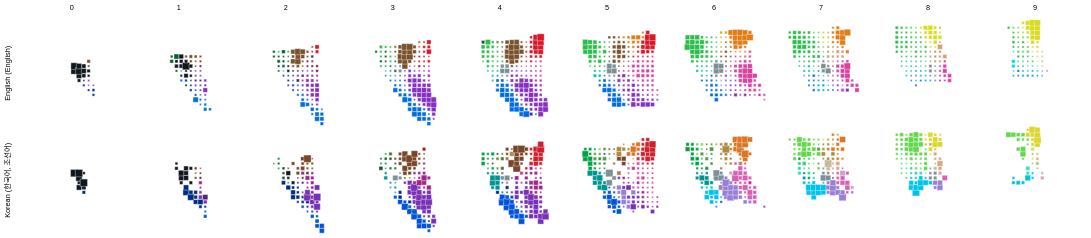

Here is the Vega-Lite specification saved for this chart:
### Vega-Lite specification from a JSON file in a GitHub repository (floating-point values rounded to 4 significant figures; data arrays with more than 128 entries replaced by an {"elided": "..."} marker saying what was removed)
{"$schema": "https://vega.github.io/schema/vega-lite/v3.json", "transform": [{"calculate": "datum.binA + -8", "as": "binA2"}, {"calculate": "datum.binB + -12", "as": "binB2"}, {"calculate": "datum.saliency + 4.405764584655451", "as": "sal"}, {"calculate": "datum.majorTerm +'-' + datum.lang", "as": "majorTermLang"}, {"filter": {"field": "lang", "oneOf": ["English (English)", "Korean (한국어, 조선어)"]}}], "config": {"view": {"stroke": null}, "background": "#fff"}, "facet": {"row": {"field": "lang", "type": "ordinal", "header": {"title": null}}, "column": {"field": "binL", "type": "ordinal", "header": {"title": null}}}, "spacing": {"row": -20, "column": -20}, "spec": {"layer": [{"height": 144, "width": 144, "mark": {"type": "square", "strokeWidth": "0.5", "stroke": "white"}, "encoding": {"x": {"field": "binA2", "type": "ordinal", "scale": {"domain": [-12, -11, -10, -9, -8, -7, -6, -5, -4, -3, -2, -1, 0, 1, 2, 3, 4, 5, 6, 7, 8, 9]}, "axis": null}, "y": {"field": "binB2", "type": "ordinal", "scale": {"domain": [9, 8, 7, 6, 5, 4, 3, 2, 1, 0, -1, -2, -3, -4, -5, -6, -7, -8, -9, -10, -11, -12]}, "axis": null}, "detail": {"field": "majorTerm", "type": "nominal"}, "size": {"field": "maxpTC", "type": "quantitative", "scale": {"range": [4, 100], "type": "pow", "exponent": 2.5, "zero": false}, "legend": null}, "opacity": {"condition": {"selection": "bins", "value": 1}, "value": 0}, "color": {"field": "majorTermLang", "type": "nominal", "scale": {"domain": {"elided": "167 str values"}, "range": {"elided": "167 str values"}}, "legend": null}}}, {"height": 144, "width": 144, "selection": {"bins": {"type": "single", "fields": ["majorTerm"], "on": "mouseover"}}, "mark": "square", "encoding": {"x": {"field": "binA2", "type": "ordinal", "scale": {"domain": [-12, -11, -10, -9, -8, -7, -6, -5, -4, -3, -2, -1, 0, 1, 2, 3, 4, 5, 6, 7, 8, 9]}, "axis": null}, "y": {"field": "binB2", "type": "ordinal", "scale": {"domain": [9, 8, 7, 6, 5, 4, 3, 2, 1, 0, -1, -2, -3, -4, -5, -6, -7, -8, -9, -10, -11, -12]}, "axis": null}, "opacity": {"value": 0}, "size": {"value": 81}, "tooltip": [{"field": "majorTerm", "type": "nominal", "title": "Max Prob. Term"}, {"field": "lab", "type": "nominal", "title": "Lab (L,a,b)"}]}}], "resolve": {"scale": {"color": "independent"}}}, "data": {"values": {"elided": "2588 records"}}}
